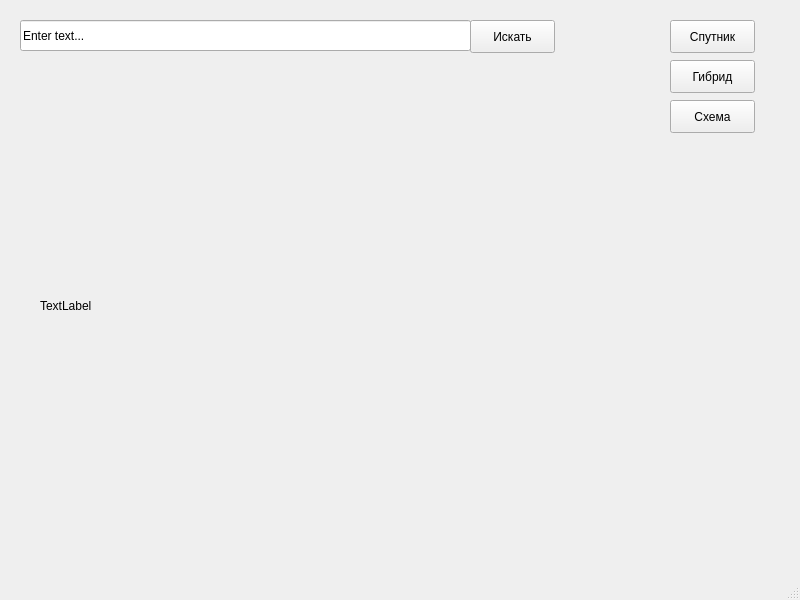
<?xml version="1.0" encoding="UTF-8"?>
<ui version="4.0">
 <class>MainWindow</class>
 <widget class="QMainWindow" name="MainWindow">
  <property name="geometry">
   <rect>
    <x>0</x>
    <y>0</y>
    <width>800</width>
    <height>600</height>
   </rect>
  </property>
  <property name="windowTitle">
   <string>MainWindow</string>
  </property>
  <widget class="QWidget" name="centralwidget">
   <widget class="QPushButton" name="pushButton">
    <property name="geometry">
     <rect>
      <x>470</x>
      <y>20</y>
      <width>85</width>
      <height>33</height>
     </rect>
    </property>
    <property name="text">
     <string>Искать</string>
    </property>
   </widget>
   <widget class="QPushButton" name="pushButton_2">
    <property name="geometry">
     <rect>
      <x>670</x>
      <y>20</y>
      <width>85</width>
      <height>33</height>
     </rect>
    </property>
    <property name="text">
     <string>Спутник</string>
    </property>
   </widget>
   <widget class="QPushButton" name="pushButton_3">
    <property name="geometry">
     <rect>
      <x>670</x>
      <y>60</y>
      <width>85</width>
      <height>33</height>
     </rect>
    </property>
    <property name="text">
     <string>Гибрид</string>
    </property>
   </widget>
   <widget class="QPushButton" name="pushButton_4">
    <property name="geometry">
     <rect>
      <x>670</x>
      <y>100</y>
      <width>85</width>
      <height>33</height>
     </rect>
    </property>
    <property name="text">
     <string>Схема</string>
    </property>
   </widget>
   <widget class="QLabel" name="label">
    <property name="geometry">
     <rect>
      <x>40</x>
      <y>80</y>
      <width>571</width>
      <height>451</height>
     </rect>
    </property>
    <property name="text">
     <string>TextLabel</string>
    </property>
   </widget>
   <widget class="QLineEdit" name="lineEdit">
    <property name="geometry">
     <rect>
      <x>20</x>
      <y>20</y>
      <width>451</width>
      <height>31</height>
     </rect>
    </property>
    <property name="text">
     <string>Enter text...</string>
    </property>
   </widget>
  </widget>
  <widget class="QStatusBar" name="statusbar"/>
 </widget>
 <resources/>
 <connections/>
</ui>
